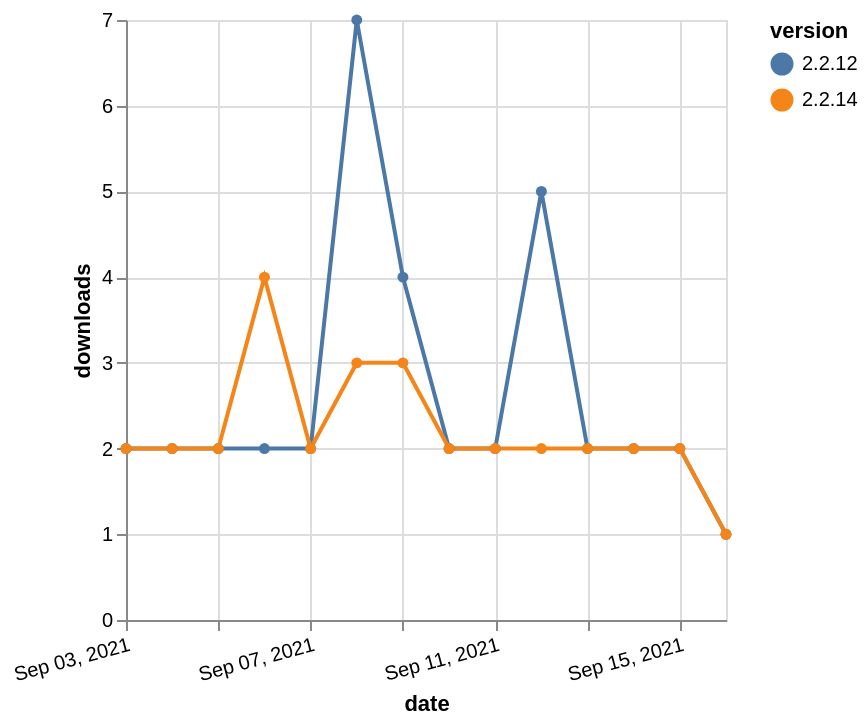

Write a Vega-Lite specification for this figure.
### Vega-Lite specification from a JSON file in a GitHub repository (floating-point values rounded to 4 significant figures)
{"$schema": "https://vega.github.io/schema/vega-lite/v5.json", "description": "A simple bar chart with embedded data.", "data": {"values": [{"date": "2021-09-03", "total": 2923, "delta": 2, "version": "2.2.12"}, {"date": "2021-09-04", "total": 2925, "delta": 2, "version": "2.2.12"}, {"date": "2021-09-05", "total": 2927, "delta": 2, "version": "2.2.12"}, {"date": "2021-09-06", "total": 2929, "delta": 2, "version": "2.2.12"}, {"date": "2021-09-07", "total": 2931, "delta": 2, "version": "2.2.12"}, {"date": "2021-09-08", "total": 2938, "delta": 7, "version": "2.2.12"}, {"date": "2021-09-09", "total": 2942, "delta": 4, "version": "2.2.12"}, {"date": "2021-09-10", "total": 2944, "delta": 2, "version": "2.2.12"}, {"date": "2021-09-11", "total": 2946, "delta": 2, "version": "2.2.12"}, {"date": "2021-09-12", "total": 2951, "delta": 5, "version": "2.2.12"}, {"date": "2021-09-13", "total": 2953, "delta": 2, "version": "2.2.12"}, {"date": "2021-09-14", "total": 2955, "delta": 2, "version": "2.2.12"}, {"date": "2021-09-15", "total": 2957, "delta": 2, "version": "2.2.12"}, {"date": "2021-09-16", "total": 2958, "delta": 1, "version": "2.2.12"}, {"date": "2021-09-03", "total": 315, "delta": 2, "version": "2.2.14"}, {"date": "2021-09-04", "total": 317, "delta": 2, "version": "2.2.14"}, {"date": "2021-09-05", "total": 319, "delta": 2, "version": "2.2.14"}, {"date": "2021-09-06", "total": 323, "delta": 4, "version": "2.2.14"}, {"date": "2021-09-07", "total": 325, "delta": 2, "version": "2.2.14"}, {"date": "2021-09-08", "total": 328, "delta": 3, "version": "2.2.14"}, {"date": "2021-09-09", "total": 331, "delta": 3, "version": "2.2.14"}, {"date": "2021-09-10", "total": 333, "delta": 2, "version": "2.2.14"}, {"date": "2021-09-11", "total": 335, "delta": 2, "version": "2.2.14"}, {"date": "2021-09-12", "total": 337, "delta": 2, "version": "2.2.14"}, {"date": "2021-09-13", "total": 339, "delta": 2, "version": "2.2.14"}, {"date": "2021-09-14", "total": 341, "delta": 2, "version": "2.2.14"}, {"date": "2021-09-15", "total": 343, "delta": 2, "version": "2.2.14"}, {"date": "2021-09-16", "total": 344, "delta": 1, "version": "2.2.14"}]}, "width": "container", "mark": {"type": "line", "point": {"filled": true}}, "encoding": {"x": {"field": "date", "type": "temporal", "timeUnit": "yearmonthdate", "title": "date", "axis": {"labelAngle": -15}}, "y": {"field": "delta", "type": "quantitative", "title": "downloads"}, "color": {"field": "version", "type": "nominal"}, "tooltip": {"field": "delta"}}}
